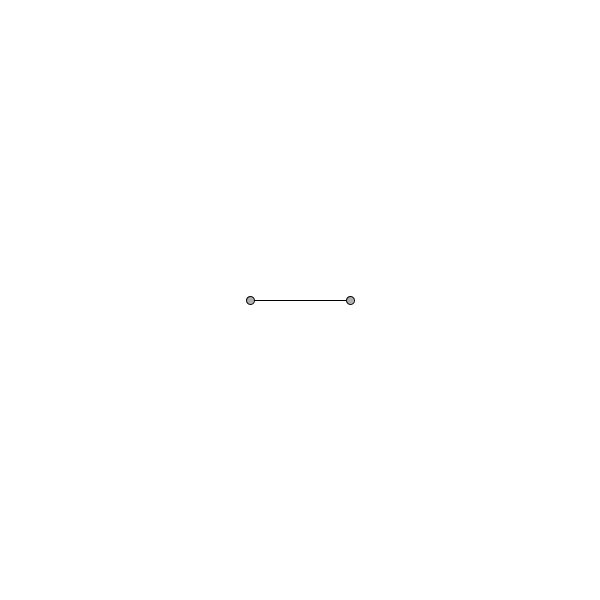
Frame 1 (no input)
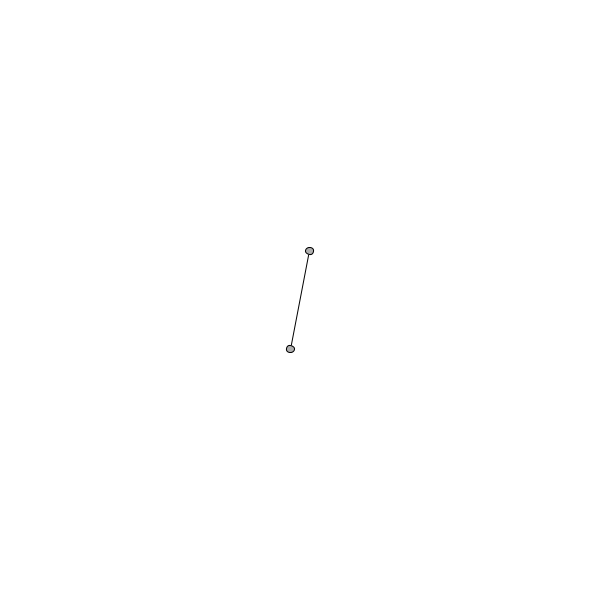
Frame 60 (the mouse pressed at the canvas centre just before this capture)
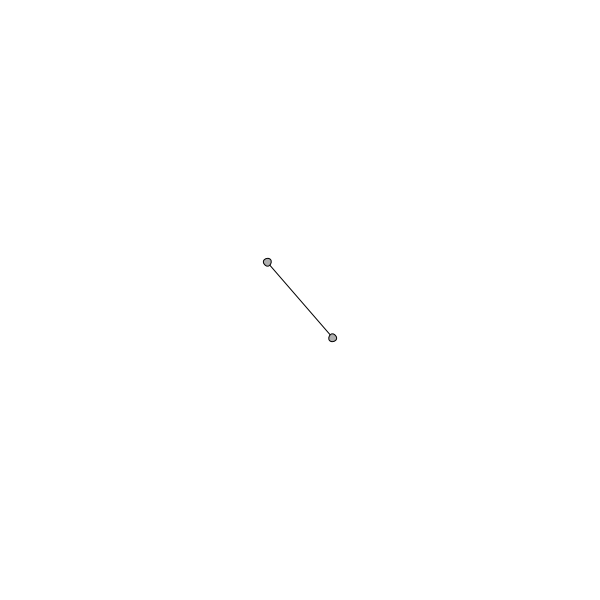
Frame 120 (the mouse held since frame 60 and released just before this capture)

The Processing sketch that drew these frames (run headless with seeded random() and noise(); from frame 60 on, the mouse is pressed at the canvas centre):

// Processing sketch: ch7_RotateBasic2
// ── ch7_RotateBasic2.pde
float angle = 0;
float aVelocity = 0;
float aAcceleration = 0.001;

void setup() {
  size(600, 600);
  rectMode(CENTER);
}

void draw() {
  background(255);
  fill(175);
  stroke(0);

  translate(width/2, height/2);
  rotate(angle);
  line(-50, 0, 50, 0);
  ellipse(50, 0, 8, 8);
  ellipse(-50, 0, 8, 8);

  aVelocity = aVelocity + aAcceleration;
  angle = angle + aVelocity;
}
